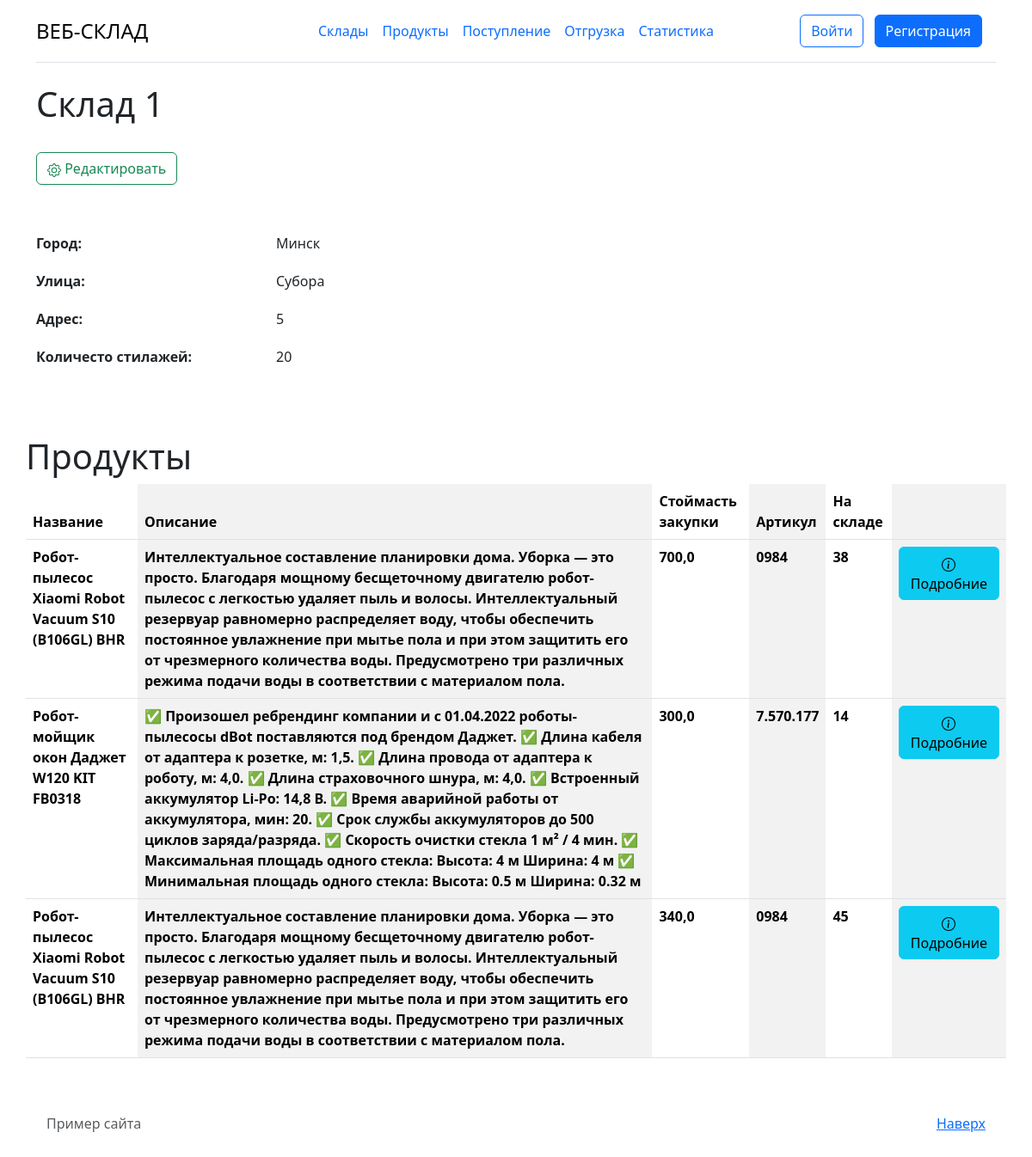
/warehouses/1, run on the app's committed database.
### warehouses/models.py (models this page shows, shortened)
class Stock(models.Model):
    title = models.CharField('Название',max_length = 50)
    city = models.CharField('Город', max_length = 50)
    street = models.CharField('Улица', max_length = 50)
    address = models.CharField('Адрес', max_length = 50)
    number_racks = models.IntegerField('Количество стиложей')
    occupancy_status = models.FloatField('Заполниность стиложей',default=0)
    class Meta:
        verbose_name = "Склад"
        verbose_name_plural = "Склады"

### item/models.py (models this page shows, shortened)
class Item(models.Model):
    product = models.ForeignKey(Product, on_delete=models.CASCADE)
    stock = models.ForeignKey(Stock, on_delete=models.CASCADE)
    quantity = models.IntegerField('Количество')
    purchase_price = models.FloatField('Стоймасть закупки')
    purchase_date = models.DateField('Дата поступления')
    available = models.BooleanField('доступно', default = True)
    soldQuantity = models.IntegerField('Количество cбыто', default = 0)
    responsible = models.ForeignKey(User, on_delete=models.SET_NULL, null=True, blank=True)
    def get_current_amount(self):
        return self.quantity - self.soldQuantity

### product/models.py (models this page shows, shortened)
class Product(models.Model):
    name = models.CharField('Название',max_length = 50)
    description = models.TextField('Описание')
    vendor_code = models.CharField('Артикул', max_length = 50)
    quantity_rack = models.IntegerField('Количество на одином стилаже')
    class Meta:
        verbose_name = "Товар"
        verbose_name_plural = "Товары"

### warehouses/views.py (the view)
# urls.py: path('<int:pk>', views.StockDetailView.as_view(),  name = "stock_detail"),
class StockDetailView(DetailView):
    model = Stock
    template_name = "warehouses/details_view.html"
    context_object_name = "stock"
    def get_context_data(self, **kwargs):
        context = super().get_context_data(**kwargs)
        stock = self.get_object()
        items = stock.item_set.filter(available=True)
        context['items'] = items
        return context

### warehouses/templates/warehouses/details_view.html (shortened to what this page needs)
{% extends 'main/layout.html'%}
{% block container %}
    <h1>{{stock.title}}</h1><br>
    <a href="{%  url 'warehouses:stock_update' stock.id %}" type="button" class="btn btn-outline-success">
        Редактировать
    </a>
    <div class="row g-5 mt-2">
        <div class="col-md-6">
            <ul class="icon-list ps-0">
                <li class="row mb-1">
                    <div class="col"><b>Город: </b></div>
                    <div class="col">
                        <p>{{stock.city}}</p>
                    </div>
                </li>
                <li class="row mb-1">
                    <div class="col"><b>Улица: </b></div>
                    <div class="col">
                        <p>{{stock.street}}</p>
                    </div>
                </li>
                <li class="row mb-1">
                    <div class="col"><b>Адрес: </b></div>
                    <div class="col">
                        <p>{{stock.address}}</p>
                    </div>
                </li>
                <li class="row mb-1">
                    <div class="col"><b>Количесто стилажей: </b></div>
                    <div class="col">
                        <p>{{stock.number_racks}}</p>
                    </div>
                </li>
            </ul>
        </div>
        <div class="container mt-5">
            <h1>Продукты</h1>
            <table class="table table-striped-columns">
                <thead>
                    <tr>
                        <th scope="col">Название</th>
                        <th scope="col">Описание</th>
                        <th scope="col">Стоймасть закупки</th>
                        <th scope="col">Артикул</th>
                        <th scope="col">На складе</th>
                        <th scope="col"></th>
                    </tr>
                </thead>
                <tbody>
                    {% for el in items%}
                    <tr>
                        <th>{{el.product.name}}</th>
                        <th>{{el.product.description}}</th>
                        <th>{{el.purchase_price}}</th>
                        <th>{{el.product.vendor_code}}</th>
                        <th>{{el.get_current_amount}}</th>
                        <th>
                            <a href="{%  url 'item:item_detail' el.id %} " type="button" class="btn btn-info">
                                Подробние
                            </a>
                        </th>
                    </tr>
                    {% endfor %}
                </tbody>
            </table>
        </div>
    {% endblock %}

### data on the page
Stock: title "Склад 1", city "Минск", street "Субора", address "5", number_racks "20"
Item: product.name "Робот-пылесос Xiaomi Robot Vacuum S10 (B106GL) BHR", product.description "Интеллектуальное составление планировки дома. Уборка — это просто. Благодаря мощному бесщеточному двигателю робот-пылесос с легкостью удаляет пыль и волосы. Интеллектуальный резервуар равномерно распределяет воду, чтобы обеспечить постоянное увлажнение при мытье пола и при этом защитить его от чрезмерного количества воды. Предусмотрено три различных режима подачи воды в соответствии с материалом пола.", purchase_price "700,0", product.vendor_code "0984", get_current_amount "38"
Item: product.name "Робот-мойщик окон Даджет W120 KIT FB0318", product.description "✅ Произошел ребрендинг компании и с 01.04.2022 роботы-пылесосы dBot поставляются под брендом Даджет. ✅ Длина кабеля от адаптера к розетке, м: 1,5. ✅ Длина провода от адаптера к роботу, м: 4,0. ✅ Длина страховочного шнура, м: 4,0. ✅ Встроенный аккумулятор Li-Po: 14,8 В. ✅ Время аварийной работы от аккумулятора, мин: 20. ✅ Срок службы аккумуляторов до 500 циклов заряда/разряда. ✅ Скорость очистки стекла 1 м² / 4 мин. ✅ Максимальная площадь одного стекла: Высота: 4 м Ширина: 4 м ✅ Минимальная площадь одного стекла: Высота: 0.5 м Ширина: 0.32 м", purchase_price "300,0", product.vendor_code "7.570.177", get_current_amount "14"
Item: product.name "Робот-пылесос Xiaomi Robot Vacuum S10 (B106GL) BHR", product.description "Интеллектуальное составление планировки дома. Уборка — это просто. Благодаря мощному бесщеточному двигателю робот-пылесос с легкостью удаляет пыль и волосы. Интеллектуальный резервуар равномерно распределяет воду, чтобы обеспечить постоянное увлажнение при мытье пола и при этом защитить его от чрезмерного количества воды. Предусмотрено три различных режима подачи воды в соответствии с материалом пола.", purchase_price "340,0", product.vendor_code "0984", get_current_amount "45"
